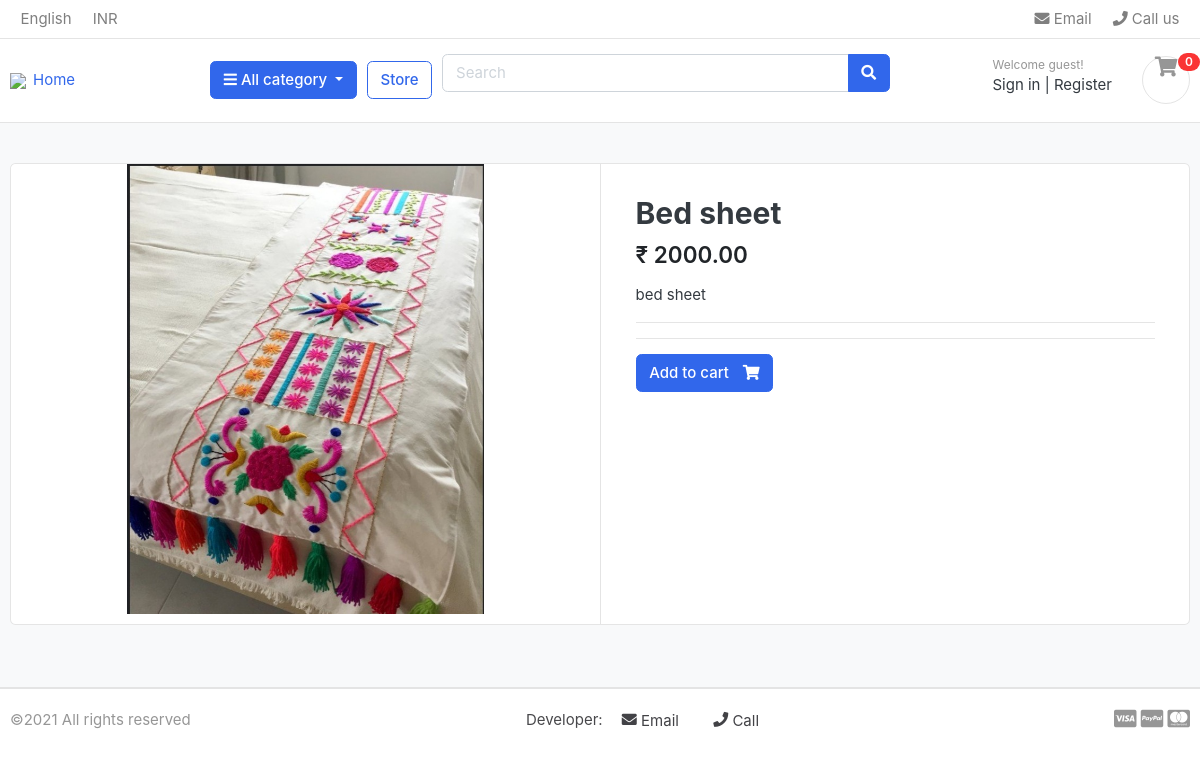
Screenshot of /shop/category/home-and-living/bed-sheet/ with the database file from the repository.
### shop/models.py (models this page shows, shortened)
class Product(models.Model):
    items = models.CharField(max_length=120)
    slug = models.SlugField (verbose_name = "slug",allow_unicode = True,unique=True,blank = True,null = True)
    price = models.DecimalField(max_digits=10,decimal_places=2)
    discounted_price = models.DecimalField(max_digits=10,decimal_places=2)
    description = models.TextField()
    image = models.ImageField(max_length=300,upload_to="product_images")
    stock = models.IntegerField(default=0)
    is_available = models.BooleanField(default=True)
    category = models.ForeignKey(Category, on_delete=models.CASCADE)
    created_date = models.DateTimeField(auto_now=True)
    modified_date = models.DateTimeField(auto_now=True)

### shop/views.py (the view)
# urls.py: path("category/<slug:category_slug>/<slug:product_slug>/",views.product_detail,name="product_detail"),
def product_detail(request, category_slug, product_slug):
    try:
        single_product = Product.objects.get(category__slug = category_slug, slug = product_slug)
    except Exception as e:
        raise e
    context = {'single_product' : single_product,}
    return render(request, 'shop/product_detail.html',context)

### all_category/context_processors.py (called while the page is built)
def menu_links(request):
    links = Category.objects.all()
    return dict(links = links)

### all_category/models.py (called while the page is built)
    def get_url(self):
        return reverse('products_by_category',args = [self.slug])

### shop/templates/shop/product_detail.html
{% extends 'base.html' %} {% load static %} {% block content %}
<section class="section-content padding-y bg">
  <div class="container">
    <div class="card">
      <div class="row no-gutters">
        <aside class="col-md-6">
          <article class="gallery-wrap">
            <div class="img-big-wrap">
              <a href="#"><img src='{{ single_product.image.url }}' /></a>
            </div>
          </article>
        </aside>
        <main class="col-md-6 border-left">
          <article class="content-body">
            <h2 class="title">{{ single_product.items}}</h2>
            <div class="mb-3">
              <var class="price h4">&#8377 {{single_product.discounted_price}}</var>
            </div>
            <p>
              {{single_product.description}}
            </p>
            <hr />
            <hr />
            <a href="{%url 'cart'%}" class="btn btn-primary">
              <span class="text">Add to cart</span>
              <i class="fas fa-shopping-cart"></i>
            </a>
          </article>
        </main>
      </div>
    </div>
    <br />
  </div>
</section>
{% endblock %}

### shop/static/css/ui.css (style rules this page uses)
html { font-family: "Inter", sans-serif; font-size: 15px; }
.content-body { flex: 1 1 auto; padding: 2rem 2.3rem; }
.padding-y { padding-top: 40px; padding-bottom: 40px; }
var { font-style: normal; }
article:after, .form-group:after { display: block; clear: both; content: ""; }
.bg { background-color: #f8f9fa; }
.btn .text + i { margin-left: 10px; }
.price { font-weight: 600; color: #212529; }
.gallery-wrap .img-big-wrap { margin-bottom: 10px; border-radius: 0.37rem; overflow: hidden; background-color: #fff; }
.gallery-wrap .img-big-wrap a { text-align: center; display: block; }
.gallery-wrap .img-big-wrap img { height: 450px; width: auto; display: inline-block; }

### rows the page displays
Product: image (picture), items "Bed sheet", discounted_price "2000.00", description "bed sheet"
